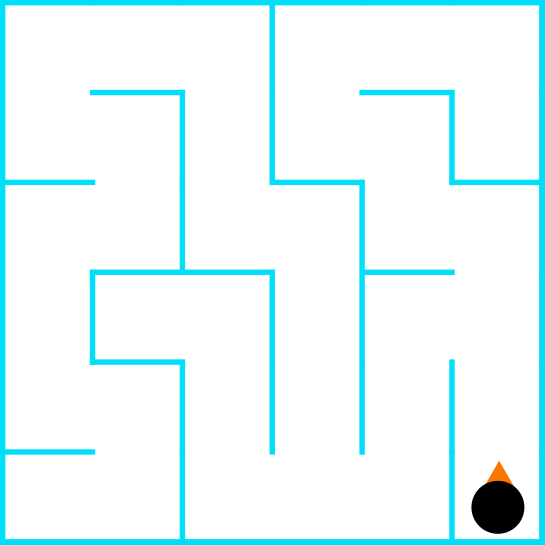
#> input picture PyPenguin/maze1.png, 1089 x 1089 px (shown at 1/2 size)
$ python -i penguin.py   (imports and definitions only)
#> lines starting #> are read from the running program, lines starting #| are printed output that depends on the picture
# -*- coding: utf-8 -*-
#################
import numpy as np
from PIL import Image
#################
"""
PyPenguin.penguin
================

penguin class
    Penguin


Created on Mon May 3 16:48 2021

@author: flovan / fvanden

Revision history:   03.05.2021 - Created


"""
## -------------------------------------------------------------------------- ##


class Penguin(object):
    """
    Creates Penguin object

    Parameters - required
    ---------------------
    filename : str
    	name of the image file to read

    Parameters - optional
    ---------------------


    """
    ## ------------------------------------------------------------------ ##
    ## Constructors/Destructors                                           ##
    ## ------------------------------------------------------------------ ##
    def __init__(self, filename, **kwargs):
#> called with filename = 'maze1.png'
        pass

        self.pen = Image.open(filename)
#> self.pen is the input picture: PIL image 1089x1089 RGBA; mean R, G, B, A 0.2, 18.9, 21, 22.6
        #self.standardBackground = kwargs.get("background","pymaze/maze1.png")
        self.standardBackground = "pymaze/maze1.png"

        self.pace = 181
        self.orientation = 90
        self.position = (0,0)

        self.drop()

    def __del__(self):
        pass

    ## ------------------------------------------------------------------ ##
    ## Methods                                                            ##
    ## ------------------------------------------------------------------ ##

    # public
    def show(self,):
        """
        """
        self.background.paste(self.pen, tuple(self.position), self.pen)
        return self.background

    def showposition(self, x, y):
        """
        """
        self.background = Image.open(self.standardBackground)
        self.background.paste(self.pen, (x,y),self.pen)
        return self.background

    def moveDown(self):
        """
        """

        self.background = Image.open(self.standardBackground)
        self.rotate("down")
#> in rotate, `self.pen = self.pen.rotate(orientation)`:
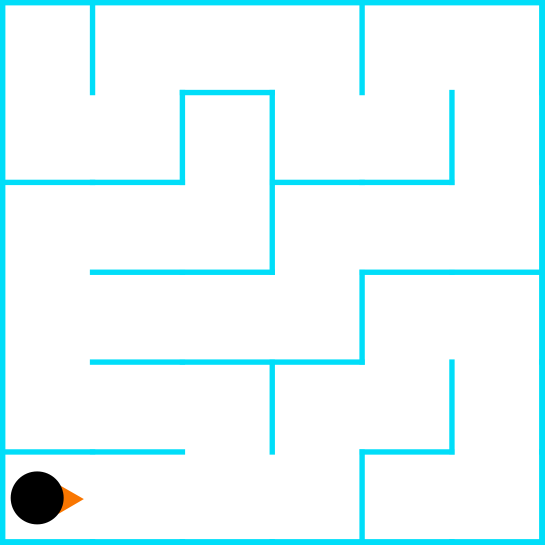
#> self.pen: PIL image 1089x1089 RGBA (shown at 1/2 size); mean R, G, B, A 0.2, 18.9, 21, 22.6; transparent parts drawn white
        self.position = (self.position[0], self.position[1] + self.pace)
        self.background.paste(self.pen, tuple(self.position), self.pen)
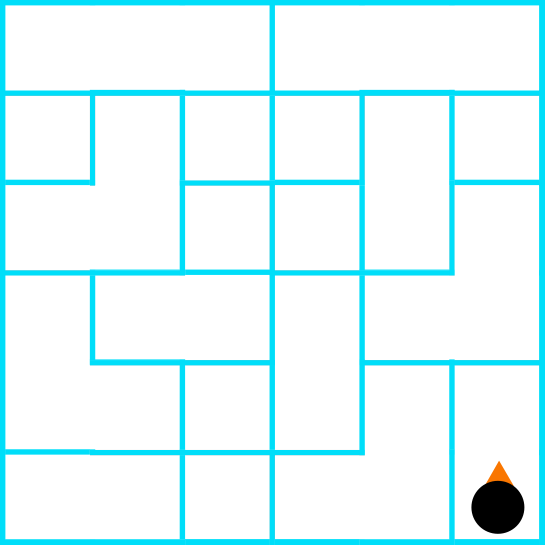
#> self.background: PIL image 1089x1089 RGBA (shown at 1/2 size); mean R, G, B, A 0.2, 25.1, 28, 29.6; transparent parts drawn white
        return self.background

    def moveUp(self):
        """
        """

        self.background = Image.open(self.standardBackground)
        self.rotate("up")
        self.position = (self.position[0], self.position[1] - self.pace)
        self.background.paste(self.pen, tuple(self.position), self.pen)
        return self.background

    def moveLeft(self):
        """
        """

        self.background = Image.open(self.standardBackground)
        self.rotate("left")
        self.position = (self.position[0]+ self.pace, self.position[1] )
        self.background.paste(self.pen, tuple(self.position), self.pen)
        return self.background

    def moveRight(self):
        """
        """

        self.background = Image.open(self.standardBackground)
        self.rotate("right")
        self.position = (self.position[0]- self.pace, self.position[1] )
        self.background.paste(self.pen, tuple(self.position), self.pen)
        return self.background


    # private
    def drop(self, background = None):
        """
        """
        if background is None:
            self.background = Image.open(self.standardBackground)
        else:
            self.background = Image.open(background)
            self.standardBackground = background

        self.background.paste(self.pen, tuple(self.position), self.pen)
        return self.background

    def rotate(self, direction ):
        """
        """
        if direction == "down":
            orientation = self.orientation - 180
            self.pen = self.pen.rotate(orientation)
            self.orientation = 180

        elif direction == "up":
            orientation = self.orientation
            self.pen = self.pen.rotate(orientation)
            self.orientation = 0

        elif direction == "left":
            orientation = self.orientation - 90
            self.pen = self.pen.rotate(orientation)
            self.orientation = 90

        elif direction == "right":
            orientation = self.orientation - 270
            self.pen = self.pen.rotate(orientation)
            self.orientation = 270

>>> result = Penguin('maze1.png').moveDown()
